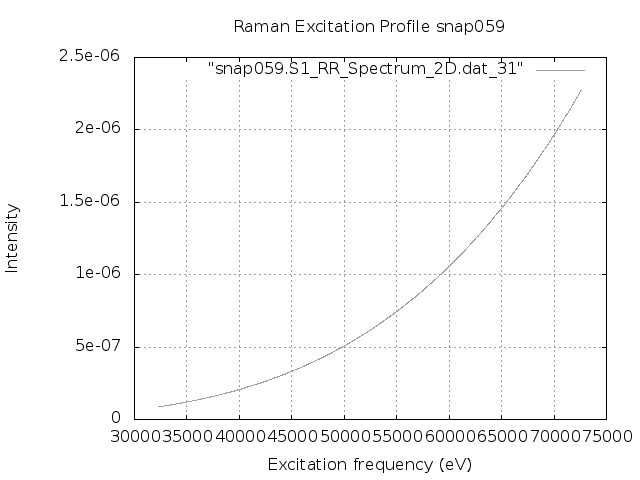

Reproduce this figure in gnuplot.
set terminal png
set output "snap059.S1.REP_frozen.png"
set xlabel 'Excitation frequency (eV)'
set ylabel 'Intensity'
set title "Raman Excitation Profile snap059"
set grid
set autoscale
plot "snap059.S1_RR_Spectrum_2D.dat_31" with lines lc "blue"
exit
